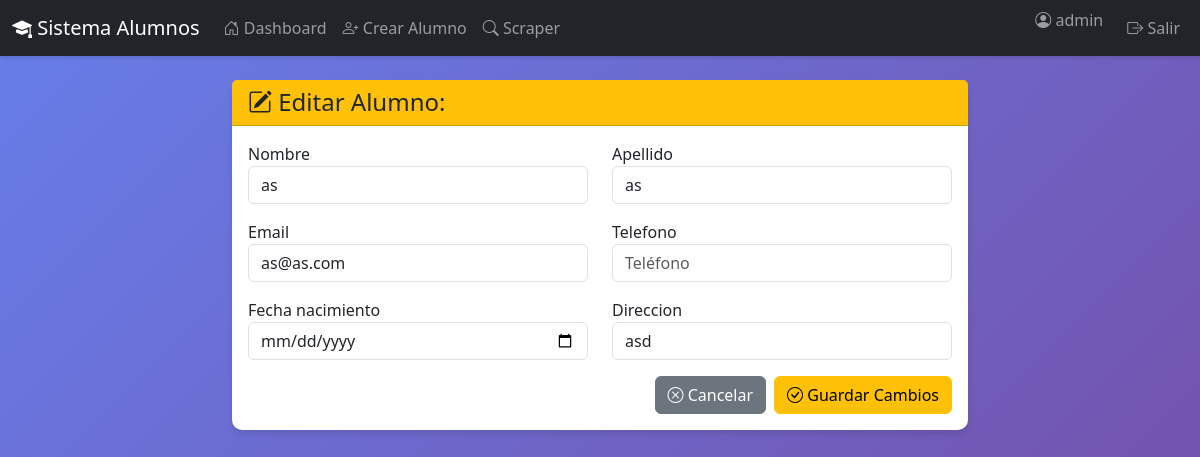
The page /alumnos/editar/7/ (signed in) on the database its author committed.
### alumnos/models.py (models this page shows, shortened)
class Alumno(models.Model):
    usuario = models.ForeignKey(User, on_delete=models.CASCADE, related_name='alumnos')
    nombre = models.CharField(max_length=100)
    apellido = models.CharField(max_length=100)
    email = models.EmailField()
    telefono = models.CharField(max_length=20, blank=True)
    fecha_nacimiento = models.DateField()
    direccion = models.CharField(max_length=200)
    fecha_registro = models.DateTimeField(auto_now_add=True)
    class Meta:
        ordering = ['-fecha_registro']
        verbose_name = 'Alumno'
        verbose_name_plural = 'Alumnos'

### alumnos/views.py (the view)
# urls.py: path('editar/<int:pk>/', views.editar_alumno, name='editar_alumno'),
@login_required
def editar_alumno(request, pk):
    alumno = get_object_or_404(Alumno, pk=pk, usuario=request.user)
    if request.method == 'POST':
        form = AlumnoForm(request.POST, instance=alumno)
        if form.is_valid():
            form.save()
            messages.success(request, f'Alumno {alumno.nombre_completo} actualizado exitosamente')
            return redirect('alumnos:dashboard')
    else:
        form = AlumnoForm(instance=alumno)
    return render(request, 'alumnos/editar_alumno.html', {'form': form, 'titulo': 'Editar Alumno'})

### alumnos/forms.py
class AlumnoForm(forms.ModelForm):
    class Meta:
        model = Alumno
        fields = ['nombre', 'apellido', 'email', 'telefono', 'fecha_nacimiento', 'direccion']
        widgets = {
            'nombre': forms.TextInput(attrs={'class': 'form-control', 'placeholder': 'Nombre'}),
            'apellido': forms.TextInput(attrs={'class': 'form-control', 'placeholder': 'Apellido'}),
            'email': forms.EmailInput(attrs={'class': 'form-control', 'placeholder': 'Email'}),
            'telefono': forms.TextInput(attrs={'class': 'form-control', 'placeholder': 'Teléfono'}),
            'fecha_nacimiento': forms.DateInput(attrs={'class': 'form-control', 'type': 'date'}),
            'direccion': forms.TextInput(attrs={'class': 'form-control', 'placeholder': 'Dirección'}),
        }

### templates/alumnos/editar_alumno.html (shortened to what this page needs)
{% extends 'base.html' %}
{% block content %}
<div class="row justify-content-center">
    <div class="col-md-8">
        <div class="card">
            <div class="card-header bg-warning">
                <h4 class="mb-0">
                    <i class="bi bi-pencil-square"></i> Editar Alumno: {{ alumno.nombre_completo }}
                </h4>
            </div>
            <div class="card-body">
                <form method="post">
                    <div class="row">
                        <div class="col-md-6 mb-3">
                            <label>{{ form.nombre.label }}</label>
                            {{ form.nombre }}
                        </div>
                        <div class="col-md-6 mb-3">
                            <label>{{ form.apellido.label }}</label>
                            {{ form.apellido }}
                        </div>
                    </div>
                    <div class="row">
                        <div class="col-md-6 mb-3">
                            <label>{{ form.email.label }}</label>
                            {{ form.email }}
                        </div>
                        <div class="col-md-6 mb-3">
                            <label>{{ form.telefono.label }}</label>
                            {{ form.telefono }}
                        </div>
                    </div>
                    <div class="row">
                        <div class="col-md-6 mb-3">
                            <label>{{ form.fecha_nacimiento.label }}</label>
                            {{ form.fecha_nacimiento }}
                        </div>
                        <div class="col-md-6 mb-3">
                            <label>{{ form.direccion.label }}</label>
                            {{ form.direccion }}
                        </div>
                    </div>
                    <div class="d-grid gap-2 d-md-flex justify-content-md-end">
                        <a href="{% url 'alumnos:dashboard' %}" class="btn btn-secondary">
                            <i class="bi bi-x-circle"></i> Cancelar
                        </a>
                        <button type="submit" class="btn btn-warning">
                            <i class="bi bi-check-circle"></i> Guardar Cambios
                        </button>
                    </div>
                </form>
            </div>
        </div>
    </div>
</div>
{% endblock %}

### templates/base.html (shortened to what this page needs)
<!DOCTYPE html>
<html lang="es">
<head>
    <link href="https://cdn.jsdelivr.net/npm/bootstrap@5.3.0/dist/css/bootstrap.min.css" rel="stylesheet">
    <link rel="stylesheet" href="https://cdn.jsdelivr.net/npm/bootstrap-icons@1.11.0/font/bootstrap-icons.css">
</head>
<body>
    {% if user.is_authenticated %}
    <nav class="navbar navbar-expand-lg navbar-dark bg-dark">
        <div class="container-fluid">
            <a class="navbar-brand" href="{% url 'alumnos:dashboard' %}">
                <i class="bi bi-mortarboard-fill"></i> Sistema Alumnos
            </a>
            <div class="collapse navbar-collapse" id="navbarNav">
                <ul class="navbar-nav me-auto">
                    <li class="nav-item">
                        <a class="nav-link" href="{% url 'alumnos:dashboard' %}">
                            <i class="bi bi-house-door"></i> Dashboard
                        </a>
                    </li>
                    <li class="nav-item">
                        <a class="nav-link" href="{% url 'alumnos:crear_alumno' %}">
                            <i class="bi bi-person-plus"></i> Crear Alumno
                        </a>
                    </li>
                    <li class="nav-item">
                        <a class="nav-link" href="{% url 'scraper:scraper' %}">
                            <i class="bi bi-search"></i> Scraper
                        </a>
                    </li>
                </ul>
                <ul class="navbar-nav">
                    <li class="nav-item">
                        <span class="navbar-text me-3">
                            <i class="bi bi-person-circle"></i> {{ user.username }}
                        </span>
                    </li>
                    <li class="nav-item">
                        <a class="nav-link" href="{% url 'accounts:logout' %}">
                            <i class="bi bi-box-arrow-right"></i> Salir
                        </a>
                    </li>
                </ul>
            </div>
        </div>
    </nav>
    {% endif %}
    <div class="container my-4">
        {% block content %}{% endblock %}
    </div>
</body>
</html>

### templates/base.html (style rules this page uses)
body { min-height: 100vh; background: linear-gradient(135deg, #667eea 0%, #764ba2 100%); }
.navbar { box-shadow: 0 2px 4px rgba(0,0,0,.1); }
.card { box-shadow: 0 4px 6px rgba(0,0,0,.1); border: none; border-radius: 10px; }

### rows shown on the page
Alumno: nombre "as", apellido "as", email "as@as.com", direccion "asd"

### other values the page prints
{{ user.username }} "admin"
